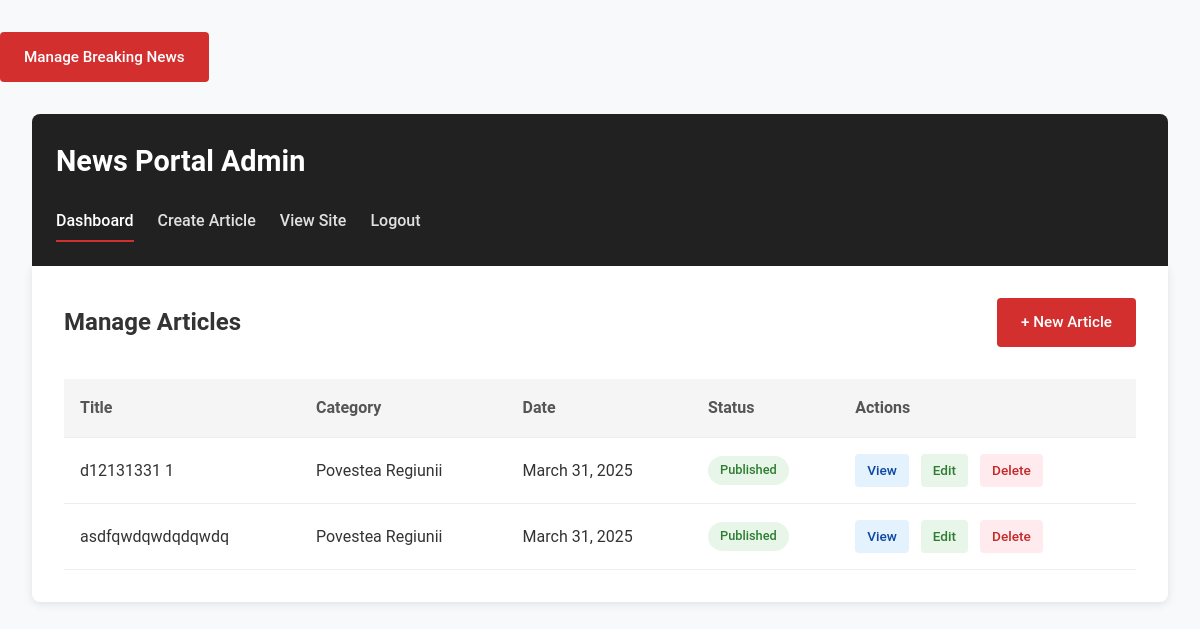
/admin (signed in), run on the app's committed database.
### app.py (models this page shows, shortened)
class Article(db.Model):
    id = db.Column(db.Integer, primary_key=True)
    title = db.Column(db.String(100), nullable=False)
    content = db.Column(db.Text, nullable=False)
    youtube_link = db.Column(db.String(200))
    excerpt = db.Column(db.String(200))
    image_path = db.Column(db.String(200))  # New field for image path
    created_at = db.Column(db.DateTime, default=datetime.utcnow)
    published = db.Column(db.Boolean, default=True)
    category_id = db.Column(db.Integer, db.ForeignKey('category.id'))
    category = db.relationship('Category', backref=db.backref('articles', lazy=True))

class Category(db.Model):
    id = db.Column(db.Integer, primary_key=True)
    name = db.Column(db.String(50), nullable=False, unique=True)
    slug = db.Column(db.String(50), nullable=False, unique=True)

### app.py (the view)
@app.route('/admin')
@admin_required
def admin_dashboard():
    articles = Article.query.order_by(Article.created_at.desc()).all()
    return render_template('admin/dashboard.html', articles=articles)

### app.py (called while the page is built)
def admin_required(f):
    @wraps(f)
    def decorated_function(*args, **kwargs):
        if 'admin_logged_in' not in session:
            flash('Please log in to access the admin area.', 'error')
            return redirect(url_for('admin_login'))
        return f(*args, **kwargs)
    return decorated_function

@app.context_processor
def inject_categories():
    def get_categories():
        return Category.query.all()
    return dict(get_categories=get_categories)

@app.context_processor
def inject_breaking_news():
    breaking_news = BreakingNews.query.filter_by(active=True).order_by(BreakingNews.created_at.desc()).first()
    return dict(breaking_news=breaking_news)

### templates/admin/dashboard.html (shortened to what this page needs)
<!DOCTYPE html>
<html lang="en">
<head>
    <link rel="stylesheet" href="{{ url_for('static', filename='css/admin.css') }}">
</head>
<body>
    <div class="admin-actions" style="margin-top: 2rem;">
        <a href="{{ url_for('admin_breaking_news') }}" class="btn create-btn">Manage Breaking News</a>
    </div>
    <div class="admin-container">
        <div class="admin-header">
            <h1>News Portal Admin</h1>
            <div class="admin-nav">
                <a href="{{ url_for('admin_dashboard') }}" class="active">Dashboard</a>
                <a href="{{ url_for('admin_create_article') }}">Create Article</a>
                <a href="{{ url_for('index') }}" target="_blank">View Site</a>
                <a href="{{ url_for('admin_logout') }}">Logout</a>
            </div>
        </div>
        <div class="admin-content">
            <div class="dashboard-header">
                <h2>Manage Articles</h2>
                <a href="{{ url_for('admin_create_article') }}" class="btn create-btn">+ New Article</a>
            </div>
            <div class="articles-table">
                <table>
                    <thead>
                        <tr>
                            <th>Title</th>
                            <th>Category</th>
                            <th>Date</th>
                            <th>Status</th>
                            <th>Actions</th>
                        </tr>
                    </thead>
                    <tbody>
                        {% if articles %}
                            {% for article in articles %}
                                <tr>
                                    <td class="title-cell">{{ article.title }}</td>
                                    <td>{{ article.category.name if article.category else 'Uncategorized' }}</td>
                                    <td>{{ article.created_at.strftime('%B %d, %Y') }}</td>
                                    <td>
                                        <span class="status-badge {% if article.published %}published{% else %}draft{% endif %}">
                                            {% if article.published %}Published{% else %}Draft{% endif %}
                                        </span>
                                    </td>
                                    <td class="actions-cell">
                                        <a href="{{ url_for('article', id=article.id) }}" class="action-btn view-btn" target="_blank">View</a>
                                        <a href="{{ url_for('admin_edit_article', id=article.id) }}" class="action-btn edit-btn">Edit</a>
                                        <a href="{{ url_for('admin_delete_article', id=article.id) }}" class="action-btn delete-btn" onclick="return confirm('Are you sure you want to delete this article?')">Delete</a>
                                    </td>
                                </tr>
                            {% endfor %}
                        {% else %}
                            <tr>
                                <td colspan="5" class="no-articles">No articles yet. <a href="{{ url_for('admin_create_article') }}">Create one!</a></td>
                            </tr>
                        {% endif %}
                    </tbody>
                </table>            </div>
        </div>
    </div>
</body>
</html>

### static/css/admin.css (style rules this page uses)
* { margin: 0; padding: 0; box-sizing: border-box; }
body { font-family: 'Roboto', 'Helvetica Neue', Arial, sans-serif; line-height: 1.6; color: #333; background-color: #f8f9fa; }
a { text-decoration: none; color: #1a73e8; }
.admin-container { max-width: 1200px; margin: 0 auto; padding: 2rem; }
.admin-header { background-color: #212121; color: white; padding: 1.5rem; border-radius: 8px 8px 0 0; margin-bottom: 0; }
.admin-header h1 { font-size: 1.8rem; font-weight: 700; margin-bottom: 1rem; }
.admin-nav { display: flex; gap: 1.5rem; }
.admin-nav a { color: #e0e0e0; font-weight: 500; padding: 0.5rem 0; position: relative; }
.admin-nav a:after { content: ''; position: absolute; width: 0; height: 2px; bottom: 0; left: 0; background-color: #d32f2f; transition: width 0.3s ease; }
.admin-nav a:hover:after, .admin-nav a.active:after { width: 100%; }
.admin-nav a:hover, .admin-nav a.active { color: #ffffff; }
.admin-content { background-color: white; border-radius: 0 0 8px 8px; padding: 2rem; box-shadow: 0 2px 10px rgba(0, 0, 0, 0.1); }
.dashboard-header { display: flex; justify-content: space-between; align-items: center; margin-bottom: 2rem; }
.dashboard-header h2 { font-size: 1.5rem; font-weight: 600; color: #333; }
.articles-table { width: 100%; overflow-x: auto; }
table { width: 100%; border-collapse: collapse; }
th, td { padding: 1rem; text-align: left; border-bottom: 1px solid #eee; }
th { background-color: #f5f5f5; font-weight: 600; color: #555; }
.title-cell { max-width: 300px; overflow: hidden; text-overflow: ellipsis; white-space: nowrap; }
.status-badge { display: inline-block; padding: 0.25rem 0.75rem; border-radius: 50px; font-size: 0.8rem; font-weight: 500; }
.status-badge.published { background-color: #e8f5e9; color: #2e7d32; }
.actions-cell { white-space: nowrap; }
.action-btn { display: inline-block; padding: 0.35rem 0.75rem; border-radius: 4px; font-size: 0.85rem; margin-right: 0.5rem; font-weight: 500; }
.view-btn { background-color: #e3f2fd; color: #0d47a1; }
.edit-btn { background-color: #e8f5e9; color: #2e7d32; }
.delete-btn { background-color: #ffebee; color: #c62828; }
.btn { display: inline-block; padding: 0.8rem 1.5rem; border-radius: 4px; font-weight: 500; cursor: pointer; transition: all 0.3s ease; text-decoration: none; font-size: 0.95rem; border: none; }
.create-btn { background-color: #d32f2f; color: white; }

### data on the page
Article: title "d12131331 1", category "Povestea Regiunii", created_at "March 31, 2025", published "Published"
Article: title "asdfqwdqwdqdqwdq", category "Povestea Regiunii", created_at "March 31, 2025", published "Published"
